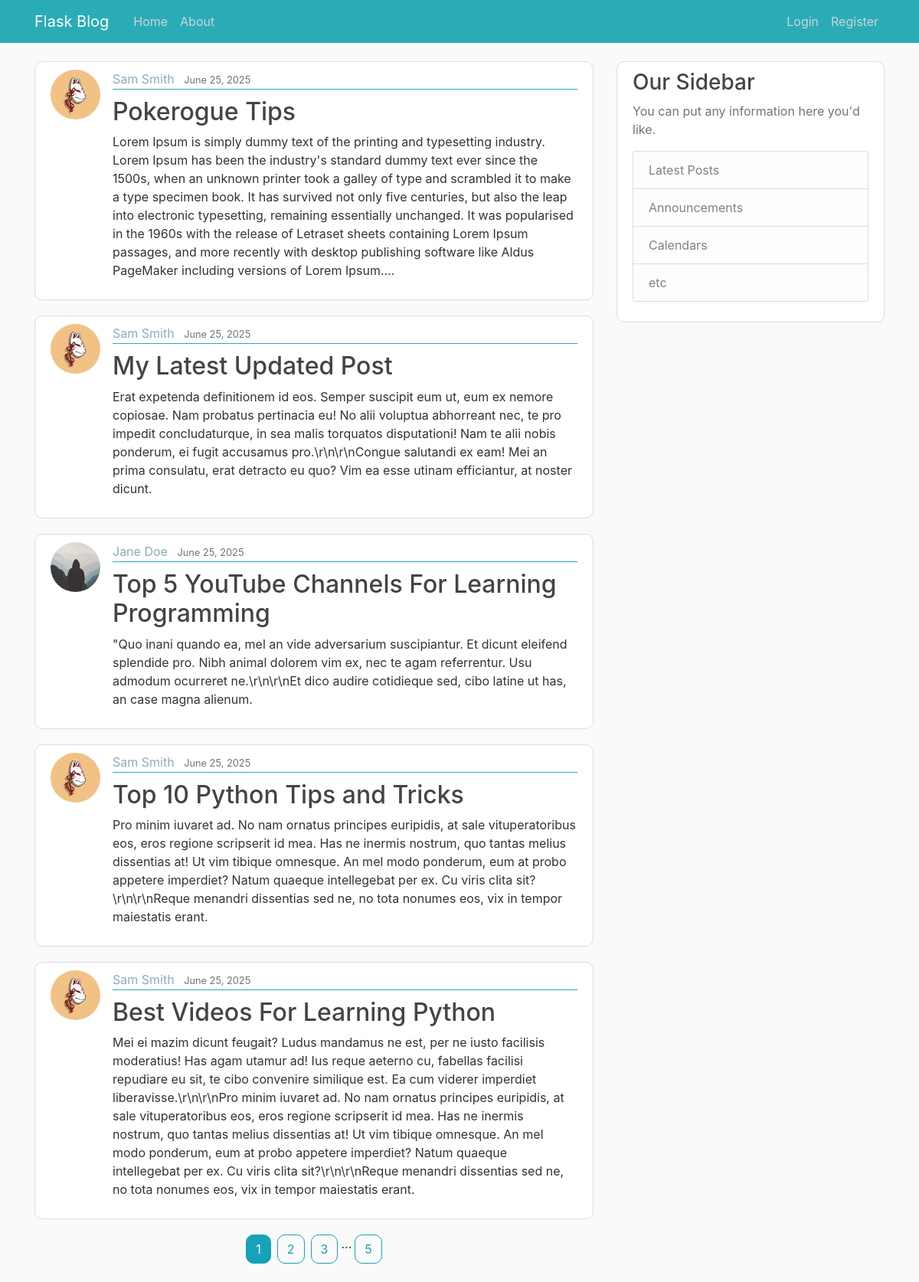
The page /home on the database its author committed.
### flask_blog/models.py (models this page shows, shortened)
class Post(db.Model):
    id = db.Column(db.Integer, primary_key=True)
    title = db.Column(db.String(100), nullable=False)
    date_posted = db.Column(db.DateTime, nullable=False, default=lambda: datetime.now(timezone.utc))
    content = db.Column(db.Text, nullable=False)
    user_id = db.Column(db.Integer, db.ForeignKey('user.id'), nullable=False)

class User(db.Model, UserMixin):
    id = db.Column(db.Integer, primary_key=True)
    username = db.Column(db.String(20), unique=True, nullable=False)
    email = db.Column(db.String(120), unique=True, nullable=False)
    image_file = db.Column(db.String(20), nullable=False, default='default.jpg')
    password = db.Column(db.String(60), nullable=False)
    post = db.relationship('Post', backref='author', lazy=True)

### flask_blog/routes.py (the view)
@app.route("/")
@app.route("/home")
def index():
    page = request.args.get('page', 1, type=int)
    posts = Post.query.order_by(Post.date_posted.desc()).paginate(page=page, per_page=5)
    return render_template('home.html', posts=posts)

### flask_blog/templates/home.html (shortened to what this page needs)
{% extends "layout.html" %}
{% block content %}
  {% for post in posts.items %}
    <article class="media content-section">
      <img class="rounded-circle article-img" src="{{ url_for('static', filename='profile_pics/' + post.author.image_file) }}">
      <div class="media-body">
        <div class="article-metadata">
          <a class="mr-2" href="#">{{ post.author.username.title() }}</a>
          <small class="text-muted">{{ post.date_posted.strftime('%B %d, %Y') }}</small>
        </div>
        <h2 class="article-title-h2"><a class="article-title" href="{{ url_for('post', post_id=post.id) }}">{{ post.title }}</a></h2>
        <p class="article-content">{{ post.content }}</p>
      </div>
    </article>
  {% endfor %}
  <div class="d-flex justify-content-center flex-wrap">
    {% for page_num in posts.iter_pages(left_edge=1, right_edge=1, left_current=1, right_current=2) %}
      {% if page_num %}
        {% if posts.page == page_num %}
          <a class="btn btn-info mb-4 mx-1" style="border-radius: 10px" href="{{ url_for('index', page=page_num)}}">{{ page_num }}</a>
        {% else %}
          <a class="btn btn-outline-info mb-4 mx-1" style="border-radius: 10px" href="{{ url_for('index', page=page_num)}}">{{ page_num }}</a>
        {% endif %}
      {% else %}
        ...
      {% endif %}
    {% endfor %}
  </div>
{% endblock content %}

### flask_blog/templates/layout.html (shortened to what this page needs)
<!DOCTYPE html>
<html lang="en">
<head>
    <link rel="stylesheet" href="https://maxcdn.bootstrapcdn.com/bootstrap/4.0.0/css/bootstrap.min.css">
    <link rel="stylesheet" type="text/css" href="{{ url_for('static', filename='main.css') }}">
</head>
<body>
    <header class="site-header">
      <nav class="navbar navbar-expand-md navbar-dark bg-teal fixed-top">
        <div class="container">
          <a class="navbar-brand mr-4" href="{{ url_for('index') }}">Flask Blog</a>
          <div class="collapse navbar-collapse" id="navbarToggle">
            <div class="navbar-nav mr-auto">
              <a class="nav-item nav-link" href="{{ url_for('index') }}">Home</a>
              <a class="nav-item nav-link" href="{{ url_for('about') }}">About</a>
            </div>
            <div class="navbar-nav">
              {% if current_user.is_authenticated %}
                <a class="nav-item nav-link" href="{{ url_for('new_post') }}">New Post</a>
                <a class="nav-item nav-link" href="{{ url_for('account') }}">Account</a>
                <a class="nav-item nav-link" href="{{ url_for('logout') }}">Logout</a>
              {% else %}
                <a class="nav-item nav-link" href="{{ url_for('login') }}">Login</a>
                <a class="nav-item nav-link" href="{{ url_for('register') }}">Register</a>
              {% endif %}
            </div>
          </div>
        </div>
      </nav>
    </header>
    <main role="main" class="container">
      <div class="row">
        <div class="col-md-8">
          {% block content %}{% endblock %}
        </div>
        <div class="col-md-4">
          <div class="content-section">
            <h3>Our Sidebar</h3>
            <p class='text-muted'>You can put any information here you'd like.
              <ul class="list-group">
                <li class="list-group-item list-group-item-light">Latest Posts</li>
                <li class="list-group-item list-group-item-light">Announcements</li>
                <li class="list-group-item list-group-item-light">Calendars</li>
                <li class="list-group-item list-group-item-light">etc</li>
              </ul>
            </p>
          </div>
        </div>
      </div>
    </main>
</body>
</html>

### flask_blog/static/main.css (style rules this page uses)
body { background: #fafafa; color: #333333; margin-top: 5rem; }
h1, h2, h3, h4, h5, h6 { color: #444444; }
.bg-teal { background-color: #2aacb6; }
.site-header .navbar-nav .nav-link { color: #cbd5db; }
.content-section { background: #ffffff; padding: 10px 20px; border: 1px solid #dddddd; border-radius: 10px; margin-bottom: 20px; }
.article-title-h2 { margin-top: 10px; }
.article-title { color: #444444; }
.mr-2 { color: #8facbc; }
.article-content { white-space: pre-line; }
.article-img { height: 65px; width: 65px; margin-right: 16px; }
.article-metadata { padding-bottom: 1px; margin-bottom: 4px; border-bottom: 1px solid #2aacb6 }
.btn { border-radius: 20px; }

### rows shown on the page
Post: image_file (picture), author.username "Sam Smith", date_posted "June 25, 2025", title "Pokerogue Tips", content "Lorem Ipsum is simply dummy text of the printing and typesetting industry. Lorem Ipsum has been the industry's standard dummy text ever since the 1500s, when an unknown printer took a galley of type and scrambled it to make a type specimen book. It has survived not only five centuries, but also the leap into electronic typesetting, remaining essentially unchanged. It was popularised in the 1960s with the release of Letraset sheets containing Lorem Ipsum passages, and more recently with desktop publishing software like Aldus PageMaker including versions of Lorem Ipsum...."
Post: image_file (picture), author.username "Sam Smith", date_posted "June 25, 2025", title "My Latest Updated Post", content "Erat expetenda definitionem id eos. Semper suscipit eum ut, eum ex nemore copiosae. Nam probatus pertinacia eu! No alii voluptua abhorreant nec, te pro impedit concludaturque, in sea malis torquatos disputationi! Nam te alii nobis ponderum, ei fugit accusamus pro.\\r\\n\\r\\nCongue salutandi ex eam! Mei an prima consulatu, erat detracto eu quo? Vim ea esse utinam efficiantur, at noster dicunt."
Post: image_file (placeholder picture), author.username "Jane Doe", date_posted "June 25, 2025", title "Top 5 YouTube Channels For Learning Programming", content "\"Quo inani quando ea, mel an vide adversarium suscipiantur. Et dicunt eleifend splendide pro. Nibh animal dolorem vim ex, nec te agam referrentur. Usu admodum ocurreret ne.\\r\\n\\r\\nEt dico audire cotidieque sed, cibo latine ut has, an case magna alienum."
Post: image_file (picture), author.username "Sam Smith", date_posted "June 25, 2025", title "Top 10 Python Tips and Tricks", content "Pro minim iuvaret ad. No nam ornatus principes euripidis, at sale vituperatoribus eos, eros regione scripserit id mea. Has ne inermis nostrum, quo tantas melius dissentias at! Ut vim tibique omnesque. An mel modo ponderum, eum at probo appetere imperdiet? Natum quaeque intellegebat per ex. Cu viris clita sit?\\r\\n\\r\\nReque menandri dissentias sed ne, no tota nonumes eos, vix in tempor maiestatis erant."
Post: image_file (picture), author.username "Sam Smith", date_posted "June 25, 2025", title "Best Videos For Learning Python", content "Mei ei mazim dicunt feugait? Ludus mandamus ne est, per ne iusto facilisis moderatius! Has agam utamur ad! Ius reque aeterno cu, fabellas facilisi repudiare eu sit, te cibo convenire similique est. Ea cum viderer imperdiet liberavisse.\\r\\n\\r\\nPro minim iuvaret ad. No nam ornatus principes euripidis, at sale vituperatoribus eos, eros regione scripserit id mea. Has ne inermis nostrum, quo tantas melius dissentias at! Ut vim tibique omnesque. An mel modo ponderum, eum at probo appetere imperdiet? Natum quaeque intellegebat per ex. Cu viris clita sit?\\r\\n\\r\\nReque menandri dissentias sed ne, no tota nonumes eos, vix in tempor maiestatis erant."

### other values the page prints
{{ page_num }} "1"
{{ page_num }} "2" "3" "5"
